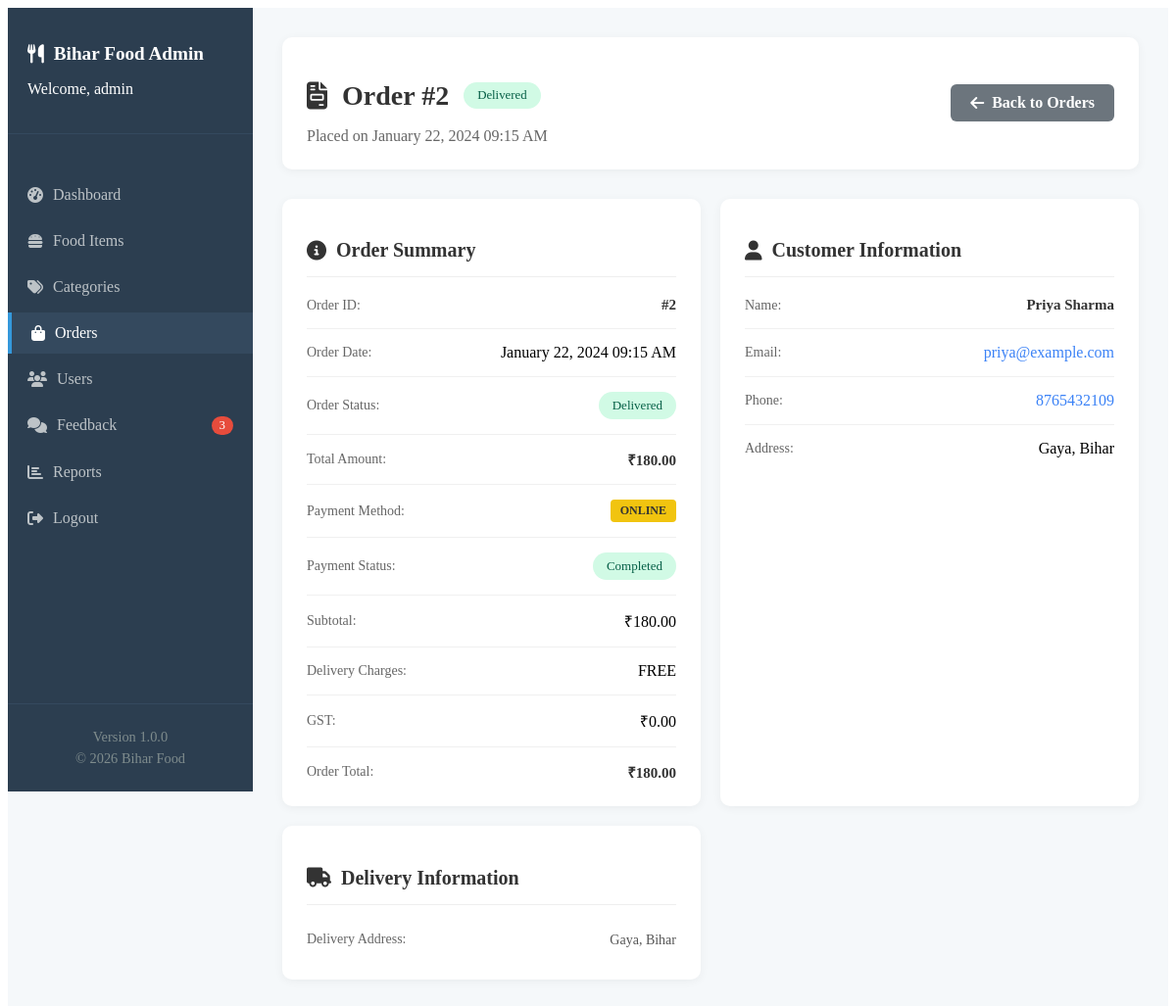
Page /admin/order-details.php?id=2 (signed in) on the committed database.
### tables this page shows
CREATE TABLE `orders` (
  `id` int(11) NOT NULL,
  `user_id` int(11) NOT NULL,
  `order_number` varchar(20) DEFAULT NULL,
  `total_price` decimal(10,2) NOT NULL,
  `subtotal` decimal(10,2) NOT NULL,
  `delivery_charge` decimal(10,2) DEFAULT 0.00,
  `tax_amount` decimal(10,2) DEFAULT 0.00,
  `discount_amount` decimal(10,2) DEFAULT 0.00,
  `status` enum('pending','confirmed','preparing','ready','out_for_delivery','delivered','cancelled') DEFAULT 'pending',
  `payment_method` enum('cash','online','card') DEFAULT 'cash',
  `payment_status` enum('pending','completed','failed','refunded') DEFAULT 'pending',
  `payment_id` varchar(100) DEFAULT NULL,
  `delivery_address` text NOT NULL,
  `delivery_instructions` text DEFAULT NULL,
  `customer_name` varchar(100) DEFAULT NULL,
  `customer_phone` varchar(15) DEFAULT NULL,
  `customer_email` varchar(100) DEFAULT NULL,
  `estimated_delivery_time` timestamp NULL DEFAULT NULL,
  `actual_delivery_time` timestamp NULL DEFAULT NULL,
  `cancelled_at` timestamp NULL DEFAULT NULL,
  `cancellation_reason` text DEFAULT NULL,
  `order_date` timestamp NOT NULL DEFAULT current_timestamp(),
  `updated_at` timestamp NOT NULL DEFAULT current_timestamp() ON UPDATE current_timestamp()
);

CREATE TABLE `users` (
  `id` int(11) NOT NULL,
  `name` varchar(100) NOT NULL,
  `email` varchar(100) NOT NULL,
  `password` varchar(255) NOT NULL,
  `phone` varchar(15) DEFAULT NULL,
  `address` text DEFAULT NULL,
  `role` enum('user','admin') DEFAULT 'user',
  `created_at` timestamp NOT NULL DEFAULT current_timestamp(),
  `updated_at` timestamp NOT NULL DEFAULT current_timestamp() ON UPDATE current_timestamp()
);

### admin/order-details.php (the view, shortened to what this page needs)
<?php
$orderId = intval($_GET['id']);
$conn = getDBConnection();
$orderQuery = "SELECT o.*, u.name as user_name, u.email, u.phone, u.address
               FROM orders o
               JOIN users u ON o.user_id = u.id
               WHERE o.id = $orderId";
$orderResult = mysqli_query($conn, $orderQuery);
$order = mysqli_fetch_assoc($orderResult);
?>
<!DOCTYPE html>
<html lang="en">
<head>
    <link rel="stylesheet" href="../assets/css/admin.css">
    <link rel="stylesheet" href="https://cdnjs.cloudflare.com/ajax/libs/font-awesome/6.4.0/css/all.min.css">
</head>
<body>
    <div class="admin-container">
        <?php include 'sidebar.php'; ?>
        <div class="admin-main">
            <div class="admin-header">
                <div class="header-left">
                    <h1>
                        <i class="fas fa-file-invoice"></i>
                        Order #<?php echo $orderId; ?>
                        <span class="status-badge status-<?php echo $order['status']; ?>" style="font-size: 0.8rem;">
                            <?php echo ucfirst($order['status']); ?>
                        </span>
                    </h1>
                    <p>Placed on <?php echo date('F j, Y h:i A', strtotime($order['order_date'])); ?></p>
                </div>
                <div class="header-right">
                    <a href="orders.php" class="btn-secondary">
                        <i class="fas fa-arrow-left"></i> Back to Orders
                    </a>
                </div>
            </div>
            <div class="order-details-container">
                <div class="order-details-grid">
                    <div class="order-section">
                        <div class="section-header">
                            <h2><i class="fas fa-info-circle"></i> Order Summary</h2>
                        </div>
                        <div class="order-info">
                            <div class="info-row">
                                <span>Order ID:</span>
                                <strong>#<?php echo $orderId; ?></strong>
                            </div>
                            <div class="info-row">
                                <span>Order Date:</span>
                                <span><?php echo date('F j, Y h:i A', strtotime($order['order_date'])); ?></span>
                            </div>
                            <div class="info-row">
                                <span>Order Status:</span>
                                <span class="status-badge status-<?php echo $order['status']; ?>">
                                    <?php echo ucfirst($order['status']); ?>
                                </span>
                            </div>
                            <div class="info-row">
                                <span>Total Amount:</span>
                                <strong class="price">₹<?php echo number_format($order['total_price'], 2); ?></strong>
                            </div>
                            <div class="info-row">
                                <span>Payment Method:</span>
                                <span class="payment-method-badge">
                                    <?php echo strtoupper($order['payment_method']); ?>
                                </span>
                            </div>
                            <div class="info-row">
                                <span>Payment Status:</span>
                                <span class="status-badge <?php echo $order['payment_status'] == 'completed' ? 'status-delivered' : 'status-pending'; ?>">
                                    <?php echo ucfirst($order['payment_status']); ?>
                                </span>
                            </div>
                            <div class="info-row">
                                <span>Subtotal:</span>
                                <span>₹<?php echo number_format($order['subtotal'], 2); ?></span>
                            </div>
                            <div class="info-row">
                                <span>Delivery Charges:</span>
                                <span><?php echo $order['delivery_charge'] == 0 ? 'FREE' : '₹' . number_format($order['delivery_charge'], 2); ?></span>
                            </div>
                            <div class="info-row">
                                <span>GST:</span>
                                <span>₹<?php echo number_format($order['tax_amount'], 2); ?></span>
                            </div>
                            <div class="info-row">
                                <span>Order Total:</span>
                                <strong>₹<?php echo number_format($order['total_price'], 2); ?></strong>
                            </div>
                        </div>
                    </div>
                    <div class="order-section">
                        <div class="section-header">
                            <h2><i class="fas fa-user"></i> Customer Information</h2>
                        </div>
                        <div class="customer-info">
                            <div class="info-row">
                                <span>Name:</span>
                                <strong><?php echo $order['user_name']; ?></strong>
                            </div>
                            <div class="info-row">
                                <span>Email:</span>
                                <a href="mailto:<?php echo $order['email']; ?>"><?php echo $order['email']; ?></a>
                            </div>
                            <div class="info-row">
                                <span>Phone:</span>
                                <a href="tel:<?php echo $order['phone']; ?>"><?php echo $order['phone']; ?></a>
                            </div>
                            <div class="info-row">
                                <span>Address:</span>
                                <span><?php echo $order['address']; ?></span>
                            </div>
                        </div>
                    </div>
                    <div class="order-section">
                        <div class="section-header">
                            <h2><i class="fas fa-truck"></i> Delivery Information</h2>
                        </div>
                        <div class="delivery-info">
                            <div class="info-row">
                                <span>Delivery Address:</span>
                                <p><?php echo nl2br($order['delivery_address']); ?></p>
                            </div>
                        </div>
                    </div>
                </div>
            </div>
        </div>
    </div>
</body>
</html>

### assets/css/admin.css (style rules this page uses)
.admin-container { display: flex; min-height: 100vh; background: #f5f7fa; }
.admin-main { flex: 1; margin-left: 250px; padding: 20px; }
.admin-header { background: white; padding: 20px; border-radius: 10px; box-shadow: 0 2px 10px rgba(0,0,0,0.1); margin-bottom: 20px; display: flex; justify-content: space-between; align-items: center; }
.section-header { display: flex; justify-content: space-between; align-items: center; margin-bottom: 20px; padding-bottom: 15px; border-bottom: 1px solid #eee; }
.status-badge { padding: 5px 10px; border-radius: 20px; font-size: 0.8rem; font-weight: 500; }
.status-delivered { background: #d4edda; color: #155724; }
.btn-secondary { background: #6c757d; color: white; border: none; padding: 12px 30px; border-radius: 5px; cursor: pointer; font-weight: 600; transition: background 0.3s ease; }

### admin/order-details.php (style rules this page uses)
.admin-container { display: flex; min-height: 100vh; background-color: #f5f8fa; }
.admin-main { flex: 1; padding: 30px; margin-left: 250px; }
.admin-header { margin-bottom: 30px; padding: 25px; background: white; border-radius: 10px; box-shadow: 0 2px 10px rgba(0, 0, 0, 0.05); display: flex; justify-content: space-between; align-items: center; }
.admin-header h1 { font-size: 28px; margin-bottom: 10px; color: #333; display: flex; align-items: center; gap: 15px; }
.admin-header p { color: #666; font-size: 16px; margin-bottom: 0; }
.header-right .btn-secondary { background: #6c757d; color: white; padding: 10px 20px; border-radius: 6px; text-decoration: none; display: inline-flex; align-items: center; gap: 8px; transition: all 0.3s ease; }
.status-badge { padding: 6px 14px; border-radius: 20px; font-size: 13px; font-weight: 500; display: inline-block; }
.status-delivered { background-color: #d1fae5; color: #065f46; }
.order-details-container { margin: 0; }
.order-details-grid { display: grid; grid-template-columns: repeat(auto-fit, minmax(350px, 1fr)); gap: 20px; margin-bottom: 30px; }
.order-section { background: white; border-radius: 10px; padding: 25px; box-shadow: 0 2px 10px rgba(0, 0, 0, 0.05); }
.section-header { margin-bottom: 20px; padding-bottom: 15px; border-bottom: 1px solid #eee; }
.section-header h2 { font-size: 20px; color: #333; margin-bottom: 0; display: flex; align-items: center; gap: 10px; }
.info-row { display: flex; justify-content: space-between; align-items: center; margin-bottom: 15px; padding-bottom: 15px; border-bottom: 1px solid #f0f0f0; }
.info-row:last-child { border-bottom: none; margin-bottom: 0; padding-bottom: 0; }
.info-row span:first-child { color: #666; font-weight: 500; font-size: 14px; }
.info-row strong { color: #333; font-size: 15px; }
.price { color: #27ae60; font-size: 18px; font-weight: 600; }
.payment-method-badge { background: #f1c40f; color: #333; padding: 4px 10px; border-radius: 4px; font-size: 12px; font-weight: 600; text-transform: uppercase; }
.customer-info a { color: #3b82f6; text-decoration: none; }
.delivery-info p { margin: 5px 0; color: #555; line-height: 1.5; font-size: 14px; }

### rows in the picture
orders: status "Delivered", order_date "January 22, 2024 09:15 AM", total_price "180.00", payment_method "ONLINE", payment_status "Completed", subtotal "180.00", tax_amount "0.00", user.name "Priya Sharma", user.email "priya@example.com", user.phone "8765432109", user.address "Gaya, Bihar", delivery_address "Gaya, Bihar"

### other values in the picture
$_SESSION['admin_username'] "admin"
$feedbackCount "3"
$orderId "2"
